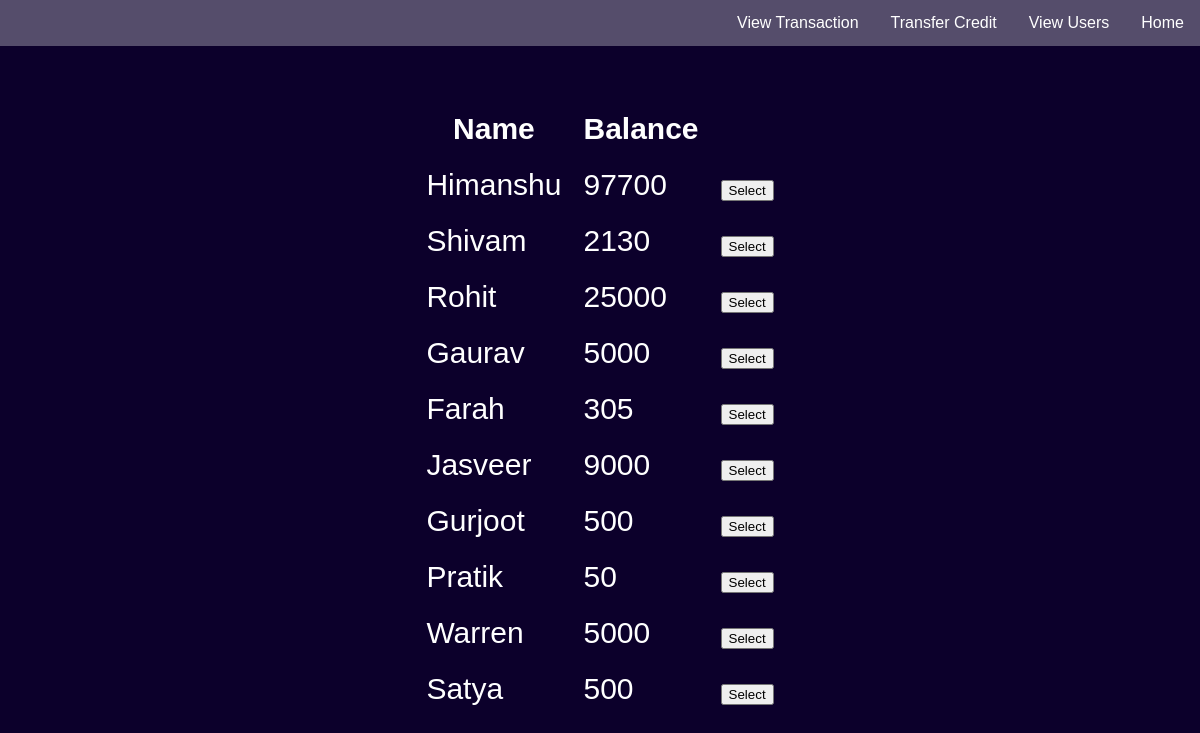
/transfer/, run on the app's committed database.
### creditManage/models.py (models this page shows, shortened)
class user_detail(models.Model):
	name=models.CharField(max_length=32)
	email=models.CharField(max_length=30)
	phone=models.IntegerField()
	age=models.IntegerField()
	gender=models.CharField(max_length=6)
	credit=models.IntegerField( )

### creditManage/views.py (the view)
# urls.py: url(r'^transfer/',views.transfer,name='transfer'),
def transfer(request):
	all_entries=user_detail.objects.all()
	detail_send={"data":all_entries}
	return render(request,'creditManage/transfer.html',detail_send)

### creditManage/templates/creditManage/transfer.html (shortened to what this page needs)
{% load staticfiles %}
<!DOCTYPE html>
<html>
<head>
	<link rel="stylesheet" type="text/css" href="{% static 'css/index.css' %}">
	<link rel="stylesheet" type="text/css" href="{% static 'css/style.css' %}">
</head>
<body>
<ul>
	<li>
		<a class="active"
			href="/">Home
		</a>
	</li>
	<li>
		<a class="active"
			href="/users">View Users
		</a>
	</li>
	<li>
		<a class="active"
			href="/transfer">Transfer Credit
		</a>
	</li>
	<li>
		<a class="active"
			href="/transactions">View Transaction
		</a>
	</li>
</ul>
<br><br><br>
 <table style="font-size: 30px; color: white;" align="center">
	<tr>
		<th style="padding: 10px;" align="center">Name</th>
		<th style="padding: 10px;" align="center">Balance</th>
	</tr>
	{% for val in data %}
	<tr>
	{% if val %}
	<td style="padding: 10px;">{{ val.name }}</td>
	<td style="padding: 10px;">{{ val.credit }}</td>
	<td style="padding: 10px;" id="trn{{ val.id }}"><button>Select</button></td>
	{% endif %}
	</tr>
	{% endfor %}
</table>
</body>
</html>

### creditManage/static/css/index.css (style rules this page uses)
ul { list-style-type: none; margin: 0; padding: 0; overflow: hidden; background-color: rgba(255,255,255,0.3); }
li { float: right; }
li a { display: block; color: white; text-align: center; padding: 14px 16px; text-decoration: none; }
body { size: 100%; }

### creditManage/static/css/style.css (style rules this page uses)
body { margin: 0; padding: 0; background: #0c002b; font-family: sans-serif; }

### creditManage/templates/creditManage/transfer.html (style rules this page uses)
ul { list-style-type: none; margin: 0; padding: 0; overflow: hidden; background-color: rgba(255,255,255,0.3); }
li { float: right; }
li a { display: block; color: white; text-align: center; padding: 14px 16px; text-decoration: none; }

### data on the page
user_detail: name "Himanshu", credit "97700"
user_detail: name "Shivam", credit "2130"
user_detail: name "Rohit", credit "25000"
user_detail: name "Gaurav", credit "5000"
user_detail: name "Farah", credit "305"
user_detail: name "Jasveer", credit "9000"
user_detail: name "Gurjoot", credit "500"
user_detail: name "Pratik", credit "50"
user_detail: name "Warren", credit "5000"
user_detail: name "Satya", credit "500"
